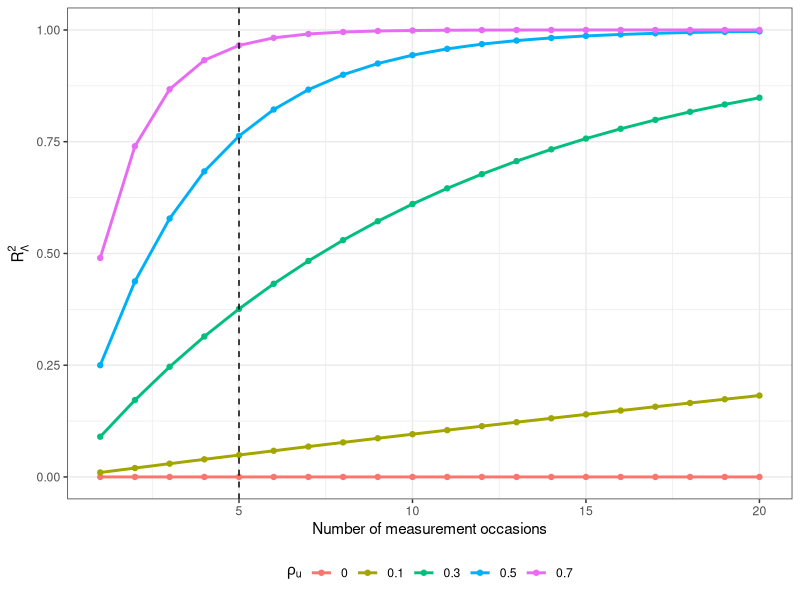
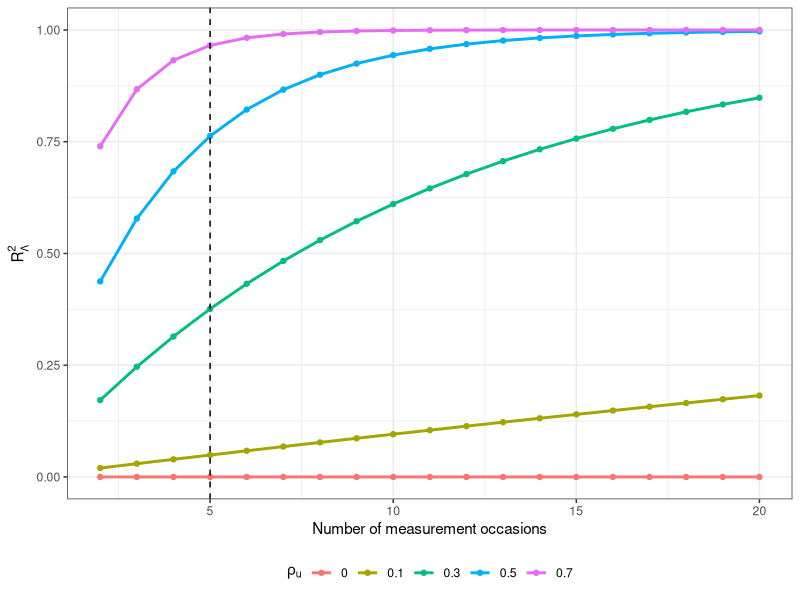
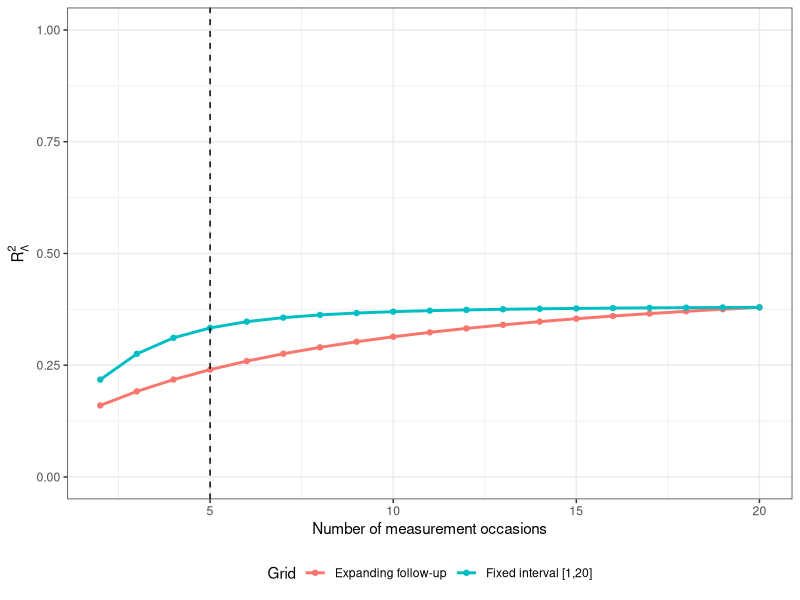
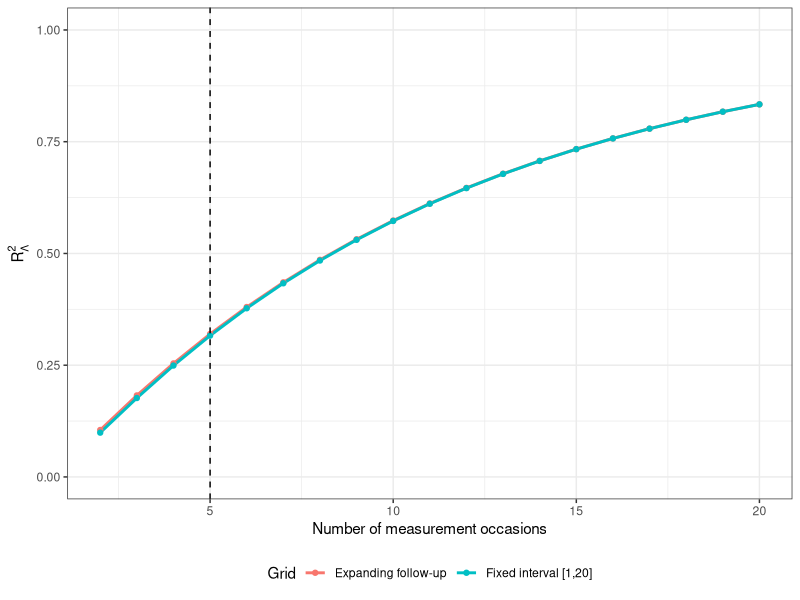
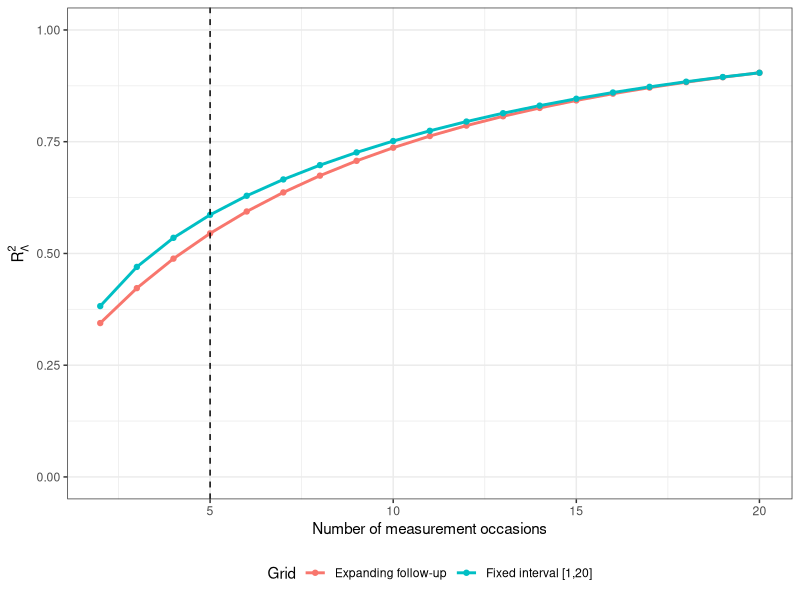
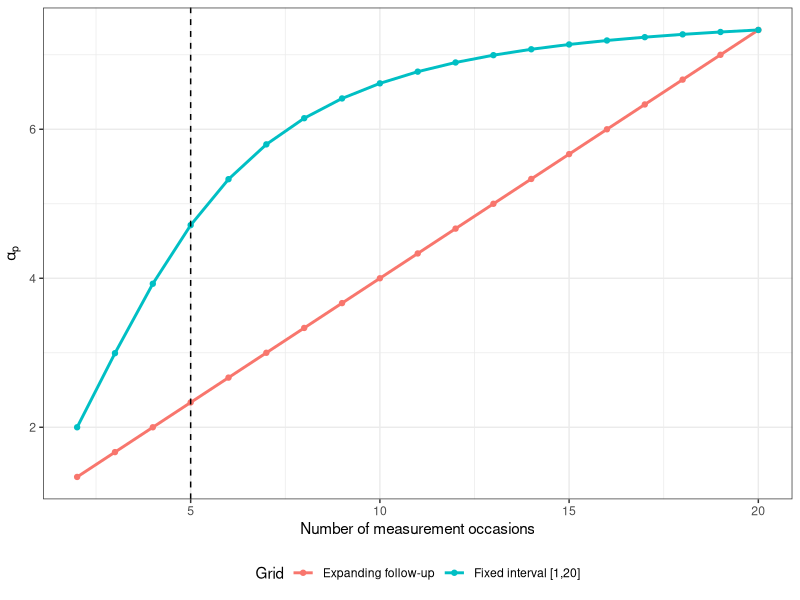

R code for these plots, in order:
## Biometrics revision 
## Additional analysis 
## New numerical example with increasingly dense grids on fixed interval [1, 20].


#rm(list = ls())

library(ggplot2)    ##for plot
library(matrixcalc) ##for positive definite matrix

##You can write the results your own path
# out_dir <- "/Users/gokcedeliorman/Desktop/PHD/Third_paper_multivariate_surrogates/after_revision/simulation_2"
# dir.create(out_dir, showWarnings = FALSE, recursive = TRUE)

p_grid_fixed <- 2:20
p_grid_old <- 1:20 

gamma <- -log(0.5)
rho_u_values <- c(0, 0.1, 0.3, 0.5, 0.7)

## ICA general formula
r2_lambda_from_cov <- function(Sigma_delta, p, tol = 1e-10) {
  
  Sigma_delta <- as.matrix(Sigma_delta)
  
  Sigma_T <- Sigma_delta[1:p, 1:p, drop = FALSE]
  Sigma_S <- Sigma_delta[(p + 1):(2 * p), (p + 1):(2 * p), drop = FALSE]
  
  if (!is.positive.definite(Sigma_delta, tol = tol)) {
    stop("Full Sigma_delta is not positive definite.")
  }
  if (!is.positive.definite(Sigma_T, tol = tol)) {
    stop("Sigma_T is not positive definite.")
  }
  if (!is.positive.definite(Sigma_S, tol = tol)) {
    stop("Sigma_S is not positive definite.")
  }
  
  lambda <- det(Sigma_delta) / (det(Sigma_T) * det(Sigma_S))
  r2 <- 1 - lambda
  
  return(r2)
}

## Galecki model closed form
r2_galecki_closed <- function(p, rho_u) {
  1 - (1 - rho_u^2)^p
}

## Random intercept closed form
r2_ri_closed <- function(p, alpha_p, Sigma_u, Sigma_D) {
  
  u11 <- Sigma_u[1, 1]
  u12 <- Sigma_u[1, 2]
  u22 <- Sigma_u[2, 2]
  
  d11 <- Sigma_D[1, 1]
  d12 <- Sigma_D[1, 2]
  d22 <- Sigma_D[2, 2]
  
  rho_u2 <- u12^2 / (u11 * u22)
  
  rho_ud2 <- (u12 + alpha_p * d12)^2 /
    ((u11 + alpha_p * d11) * (u22 + alpha_p * d22))
  
  r2 <- 1 - (1 - rho_u2)^(p - 1) * (1 - rho_ud2)
  
  return(r2)
}


##galecki model simulation 1 / old version

galecki_old_df <- data.frame()

for (rho_u in rho_u_values) {
  for (p in p_grid_old) {
    
    time_grid <- 1:p
    Rp <- exp(-gamma * abs(outer(time_grid, time_grid, "-")))
    
    Sigma_u <- matrix(
      c(1, rho_u,
        rho_u, 1),
      nrow = 2,
      byrow = TRUE
    )
    
    Sigma_delta <- kronecker(Sigma_u, Rp)
    
    R2_general <- r2_lambda_from_cov(Sigma_delta, p)
    R2_closed <- r2_galecki_closed(p, rho_u)
    
    galecki_old_df <- rbind(
      galecki_old_df,
      data.frame(
        grid_type = "Expanding follow-up",
        p = p,
        delta_p = 1,
        rho_adj = ifelse(p == 1, NA, 0.5),
        rho_u = rho_u,
        R2_general = R2_general,
        R2_closed = R2_closed,
        difference = R2_general - R2_closed
      )
    )
  }
}

galecki_old_df <- galecki_old_df[order(galecki_old_df$p, galecki_old_df$rho_u), ]
rownames(galecki_old_df) <- NULL

# write.csv(
#   galecki_old_df,
#   file = file.path(out_dir, "results_expanding_followup_galecki.csv"),
#   row.names = FALSE
# )


##galecki model new simulation
galecki_fixed_df <- data.frame()

for (rho_u in rho_u_values) {
  for (p in p_grid_fixed) {
    
    delta_p <- 19 / (p - 1)
    time_grid <- 1 + (0:(p - 1)) * delta_p
    
    Rp <- exp(-gamma * abs(outer(time_grid, time_grid, "-")))
    rho_adj <- exp(-gamma * delta_p)
    
    Sigma_u <- matrix(
      c(1, rho_u,
        rho_u, 1),
      nrow = 2,
      byrow = TRUE
    )
    
    Sigma_delta <- kronecker(Sigma_u, Rp)
    
    R2_general <- r2_lambda_from_cov(Sigma_delta, p)
    R2_closed <- r2_galecki_closed(p, rho_u)
    
    galecki_fixed_df <- rbind(
      galecki_fixed_df,
      data.frame(
        p = p,
        delta_p = delta_p,
        rho_adj = rho_adj,
        rho_u = rho_u,
        R2_general = R2_general,
        R2_closed = R2_closed,
        difference = R2_general - R2_closed
      )
    )
  }
}

galecki_fixed_df <- galecki_fixed_df[order(galecki_fixed_df$p, galecki_fixed_df$rho_u), ]
rownames(galecki_fixed_df) <- NULL


# write.csv(
#   galecki_fixed_df,
#   file = file.path(out_dir, "results_fixed_interval_galecki.csv"),
#   row.names = FALSE
# )


##the results are the same 
galecki_compare <- merge(
  galecki_fixed_df,
  galecki_old_df[, c("p", "rho_u", "R2_closed")],
  by = c("p", "rho_u"),
  suffixes = c("_fixed", "_old")
)


###random intercept model 
ri_scenarios <- data.frame(
  scenario = c(
    "Persistent association only",
    "Occasion-specific association only",
    "Both"
  ),
  u12 = c(0, 0.3, 0.3),
  d12 = c(0.7, 0, 0.7)
)

ri_old_df <- data.frame()
ri_fixed_df <- data.frame()

for (i in 1:nrow(ri_scenarios)) {
  
  scenario_name <- ri_scenarios$scenario[i]
  u12 <- ri_scenarios$u12[i]
  d12 <- ri_scenarios$d12[i]
  
  for (p in p_grid_fixed) {
    
    ## Old expanding grid
    time_grid_old <- 1:p
    Rp_old <- exp(-gamma * abs(outer(time_grid_old, time_grid_old, "-")))
    one_p <- rep(1, p)
    Jp <- one_p %*% t(one_p)
    
    alpha_direct_old <- as.numeric(t(one_p) %*% solve(Rp_old, one_p))
    alpha_closed_old <- (p - p * 0.5 + 2 * 0.5) / (1 + 0.5)
    
    Sigma_u <- matrix(
      c(1, u12,
        u12, 1),
      nrow = 2,
      byrow = TRUE
    )
    
    Sigma_D <- matrix(
      c(1, d12,
        d12, 1),
      nrow = 2,
      byrow = TRUE
    )
    
    Sigma_delta_old <- kronecker(Sigma_u, Rp_old) + kronecker(Sigma_D, Jp)
    
    R2_general_old <- r2_lambda_from_cov(Sigma_delta_old, p)
    R2_closed_old <- r2_ri_closed(
      p = p,
      alpha_p = alpha_direct_old,
      Sigma_u = Sigma_u,
      Sigma_D = Sigma_D
    )
    
    ri_old_df <- rbind(
      ri_old_df,
      data.frame(
        grid_type = "Expanding follow-up",
        scenario = scenario_name,
        p = p,
        delta_p = 1,
        rho_adj = 0.5,
        alpha_direct = alpha_direct_old,
        alpha_closed = alpha_closed_old,
        u12 = u12,
        d12 = d12,
        R2_general = R2_general_old,
        R2_closed = R2_closed_old,
        difference = R2_general_old - R2_closed_old
      )
    )
    
    ## New fixed interval [1, 20]
    delta_p <- 19 / (p - 1)
    time_grid_fixed <- 1 + (0:(p - 1)) * delta_p
    
    Rp_fixed <- exp(-gamma * abs(outer(time_grid_fixed, time_grid_fixed, "-")))
    rho_adj <- exp(-gamma * delta_p)
    
    alpha_direct <- as.numeric(t(one_p) %*% solve(Rp_fixed, one_p))
    alpha_closed <- (p - p * rho_adj + 2 * rho_adj) / (1 + rho_adj)
    
    Sigma_delta_fixed <- kronecker(Sigma_u, Rp_fixed) + kronecker(Sigma_D, Jp)
    
    R2_general <- r2_lambda_from_cov(Sigma_delta_fixed, p)
    R2_closed <- r2_ri_closed(
      p = p,
      alpha_p = alpha_direct,
      Sigma_u = Sigma_u,
      Sigma_D = Sigma_D
    )
    
    ri_fixed_df <- rbind(
      ri_fixed_df,
      data.frame(
        scenario = scenario_name,
        p = p,
        delta_p = delta_p,
        rho_adj = rho_adj,
        alpha_direct = alpha_direct,
        alpha_closed = alpha_closed,
        u12 = u12,
        d12 = d12,
        R2_general = R2_general,
        R2_closed = R2_closed,
        difference = R2_general - R2_closed
      )
    )
  }
}

ri_old_df <- ri_old_df[
  order(ri_old_df$p, match(ri_old_df$scenario, ri_scenarios$scenario)),
]
rownames(ri_old_df) <- NULL

ri_fixed_df <- ri_fixed_df[
  order(ri_fixed_df$p, match(ri_fixed_df$scenario, ri_scenarios$scenario)),
]
rownames(ri_fixed_df) <- NULL

# write.csv(
#   ri_fixed_df,
#   file = file.path(out_dir, "results_fixed_interval_random_intercept.csv"),
#   row.names = FALSE
# )


ri_compare_p20 <- merge(
  ri_fixed_df[ri_fixed_df$p == 20, ],
  ri_old_df[ri_old_df$p == 20, c("scenario", "R2_closed")],
  by = "scenario",
  suffixes = c("_fixed", "_old")
)



## plots

fig_galecki_expanding_followup <- ggplot(galecki_old_df,
                                         aes(x = p, y = R2_closed,
                                             color = factor(rho_u))) +
  geom_line(linewidth = 1) +
  geom_point() +
  geom_vline(xintercept = 5, linetype = "dashed") +
  scale_y_continuous(limits = c(0, 1)) +
  labs(
    x = "Number of measurement occasions",
    y = expression(R[Lambda]^2),
    color = expression(rho[u])
  ) +
  theme_bw() +
  theme(legend.position = "bottom")

fig_galecki_expanding_followup

fig_galecki_fixed_interval <- ggplot(galecki_fixed_df,
                                     aes(x = p, y = R2_closed,
                                         color = factor(rho_u))) +
  geom_line(linewidth = 1) +
  geom_point() +
  geom_vline(xintercept = 5, linetype = "dashed") +
  scale_y_continuous(limits = c(0, 1)) +
  labs(
    x = "Number of measurement occasions",
    y = expression(R[Lambda]^2),
    color = expression(rho[u])
  ) +
  theme_bw() +
  theme(legend.position = "bottom")

fig_galecki_fixed_interval


##long format

ri_plot_df <- rbind(ri_old_df, data.frame(grid_type = "Fixed interval [1,20]", ri_fixed_df))

ri_persistent_df <- ri_plot_df[
  ri_plot_df$scenario == "Persistent association only",
]

fig_grid_comparison_RI_persistent <- ggplot(ri_persistent_df,
                                            aes(x = p, y = R2_closed,
                                                color = grid_type)) +
  geom_line(linewidth = 1) +
  geom_point() +
  geom_vline(xintercept = 5, linetype = "dashed") +
  scale_y_continuous(limits = c(0, 1)) +
  labs(
    x = "Number of measurement occasions",
    y = expression(R[Lambda]^2),
    color = "Grid"
  ) +
  theme_bw() +
  theme(legend.position = "bottom")

fig_grid_comparison_RI_persistent

##long format
ri_occasion_df <- ri_plot_df[
  ri_plot_df$scenario == "Occasion-specific association only",
]

fig_grid_comparison_RI_occasion <- ggplot(ri_occasion_df,
                                          aes(x = p, y = R2_closed,
                                              color = grid_type)) +
  geom_line(linewidth = 1) +
  geom_point() +
  geom_vline(xintercept = 5, linetype = "dashed") +
  scale_y_continuous(limits = c(0, 1)) +
  labs(
    x = "Number of measurement occasions",
    y = expression(R[Lambda]^2),
    color = "Grid"
  ) +
  theme_bw() +
  theme(legend.position = "bottom")

fig_grid_comparison_RI_occasion

##long format
ri_both_df <- ri_plot_df[
  ri_plot_df$scenario == "Both",
]

fig_grid_comparison_RI_both <- ggplot(ri_both_df,
                                      aes(x = p, y = R2_closed,
                                          color = grid_type)) +
  geom_line(linewidth = 1) +
  geom_point() +
  geom_vline(xintercept = 5, linetype = "dashed") +
  scale_y_continuous(limits = c(0, 1)) +
  labs(
    x = "Number of measurement occasions",
    y = expression(R[Lambda]^2),
    color = "Grid"
  ) +
  theme_bw() +
  theme(legend.position = "bottom")

fig_grid_comparison_RI_both

##to see differences in ri models expanding vs fixed
ri_R2_closed_comparison <- merge(
  ri_fixed_df[, c("scenario", "p", "rho_adj", "alpha_direct", "R2_closed")],
  ri_old_df[, c("scenario", "p", "rho_adj", "alpha_direct", "R2_closed")],
  by = c("scenario", "p"),
  suffixes = c("_fixed", "_expanding")
)

ri_R2_closed_comparison$scenario_p <- paste0(
  ri_R2_closed_comparison$scenario,
  " | p = ",
  ri_R2_closed_comparison$p
)

ri_R2_closed_comparison$R2_closed_difference <-
  ri_R2_closed_comparison$R2_closed_fixed -
  ri_R2_closed_comparison$R2_closed_expanding

ri_R2_closed_comparison$alpha_difference <-
  ri_R2_closed_comparison$alpha_direct_fixed -
  ri_R2_closed_comparison$alpha_direct_expanding

ri_R2_closed_comparison <- ri_R2_closed_comparison[, c(
  "scenario_p",
  "scenario",
  "p",
  "rho_adj_expanding",
  "rho_adj_fixed",
  "alpha_direct_expanding",
  "alpha_direct_fixed",
  "alpha_difference",
  "R2_closed_expanding",
  "R2_closed_fixed",
  "R2_closed_difference"
)]

ri_R2_closed_comparison



##alpha_p vs p 
alpha_old <- unique(ri_old_df[, c("grid_type", "p", "alpha_direct")])
alpha_fixed <- unique(data.frame(
  grid_type = "Fixed interval [1,20]",
  ri_fixed_df[, c("p", "alpha_direct")]
))
alpha_df <- rbind(alpha_old, alpha_fixed)

fig_alpha_grid_comparison <- ggplot(alpha_df,
                                    aes(x = p, y = alpha_direct,
                                        color = grid_type)) +
  geom_line(linewidth = 1) +
  geom_point() +
  geom_vline(xintercept = 5, linetype = "dashed") +
  labs(
    x = "Number of measurement occasions",
    y = expression(alpha[p]),
    color = "Grid"
  ) +
  theme_bw() +
  theme(legend.position = "bottom")


fig_alpha_grid_comparison


##Validations

##all ICA in [0,1] apart from negligible floating-point error
all_R2_values <- c(
  galecki_old_df$R2_general,
  galecki_old_df$R2_closed,
  galecki_fixed_df$R2_general,
  galecki_fixed_df$R2_closed,
  ri_old_df$R2_general,
  ri_old_df$R2_closed,
  ri_fixed_df$R2_general,
  ri_fixed_df$R2_closed
)

all(round(all_R2_values, 10) >= 0 & round(all_R2_values, 10) <= 1)

##differences between closed form and general formula < 10^-10

all_general_closed_differences <- c(
  galecki_old_df$difference,
  galecki_fixed_df$difference,
  ri_old_df$difference,
  ri_fixed_df$difference
)

all(abs(all_general_closed_differences) < 1e-10)

##in Galecki model the results are the same 
galecki_compare$R2_closed_fixed_vs_expanding <- 
  galecki_compare$R2_closed_fixed - galecki_compare$R2_closed_old

all(abs(galecki_compare$R2_closed_fixed_vs_expanding) == 0)

##in RI model 
ri_compare_p20$R2_closed_fixed_vs_expanding <-
  ri_compare_p20$R2_closed_fixed - ri_compare_p20$R2_closed_old

all(abs(ri_compare_p20$R2_closed_fixed_vs_expanding) < 1e-10)
